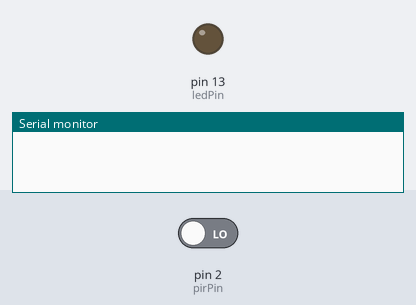
Simulated run of this sketch. Board: Arduino Uno, built with avr-gcc and run on an emulated ATmega328P. On the bench: output pins drawn as LEDs (lit = HIGH), the last lines printed to the serial monitor. The test bench sets the inputs (shaded band); at power-on: pin 2 (pirPin) LOW.

Above: at 1.2 s.
1.3 s: pin 2 (pirPin) driven HIGH
At 1.8 s:
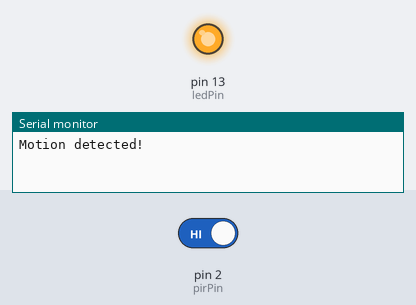
2.8 s: pin 2 (pirPin) driven LOW
At 4.1 s:
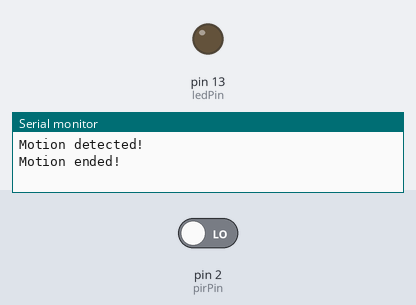
Timing chart, 0 to 5.8 s (numbered marks = the images above; inputs shaded):
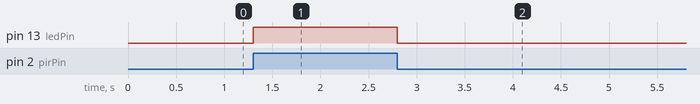

Measured:
- after the input at 1.3 s, pin 13 (ledPin): LOW → HIGH at once
- after the input at 2.8 s, pin 13 (ledPin): HIGH → LOW at once

The sketch:

automatic_room_appliance_controller.ino
```cpp
// automatic_room_appliance_controller.ino
// Define the pins
const int pirPin = 2; // PIR sensor pin
const int ledPin = 13; // LED pin (simulating an appliance)
int pirState = LOW; // PIR state
int val = 0; // Variable to store the PIR sensor status

void setup() {
  pinMode(ledPin, OUTPUT); // Set LED pin as output
  pinMode(pirPin, INPUT); // Set PIR pin as input
  Serial.begin(9600); // Initialize serial communication
}

void loop() {
  val = digitalRead(pirPin); // Read the state of the PIR sensor
  if (val == HIGH) { // If motion is detected
    digitalWrite(ledPin, HIGH); // Turn on the LED
    if (pirState == LOW) {
      Serial.println("Motion detected!");
      pirState = HIGH;
    }
  } else {
    digitalWrite(ledPin, LOW); // Turn off the LED
    if (pirState == HIGH) {
      Serial.println("Motion ended!");
      pirState = LOW;
    }
  }
}
```
